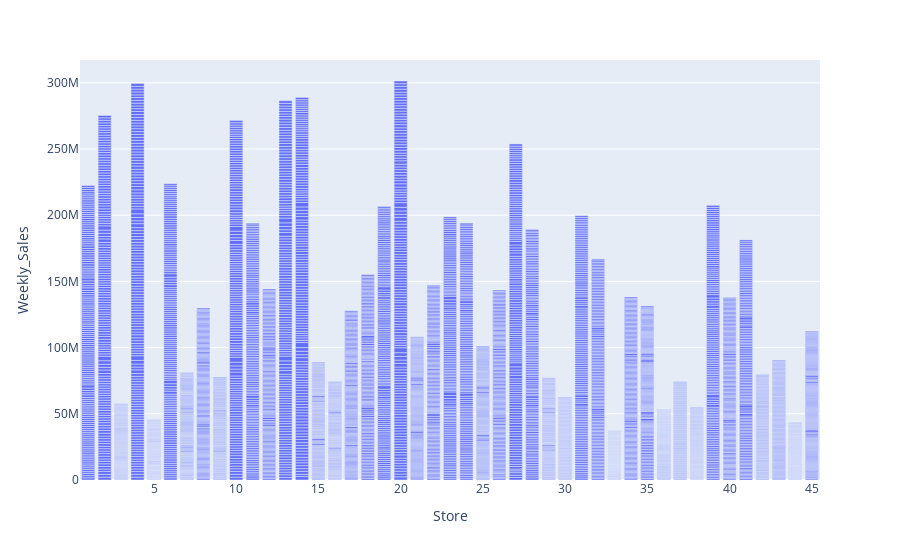

Notebook cell for this chart:
### Code cell
# Which store has maximum sales 

px.bar(data_frame=walmart_data,x='Store',y='Weekly_Sales')

### Figure 1 — Plotly figure (JSON) as saved in the notebook; plotly's stock layout.template omitted (floating-point values rounded to 4 significant figures; data arrays with more than 128 entries replaced by an {"elided": "..."} marker saying what was removed)
{"data": [{"alignmentgroup": "True", "hovertemplate": "Store=%{x}<br>Weekly_Sales=%{y}<extra></extra>", "legendgroup": "", "marker": {"color": "#636efa", "pattern": {"shape": ""}}, "name": "", "offsetgroup": "", "orientation": "v", "showlegend": false, "textposition": "auto", "type": "bar", "x": {"elided": "6434 int values"}, "xaxis": "x", "y": {"elided": "6434 float values"}, "yaxis": "y"}], "layout": {"barmode": "relative", "legend": {"tracegroupgap": 0}, "margin": {"t": 60}, "xaxis": {"anchor": "y", "domain": [0, 1], "title": {"text": "Store"}}, "yaxis": {"anchor": "x", "domain": [0, 1], "title": {"text": "Weekly_Sales"}}}}
